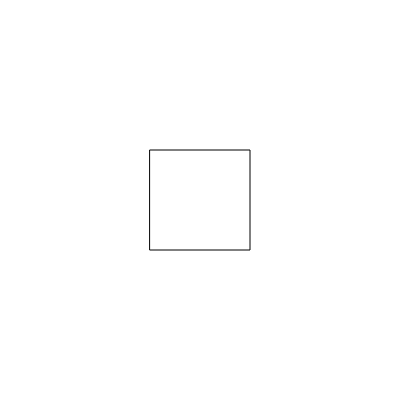
Frame 1 (no input)
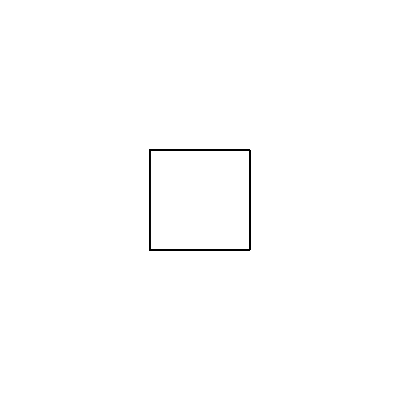
Frame 60 (no input)
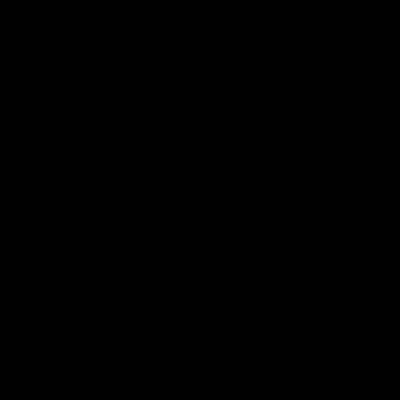
Frame 120 (the mouse pressed at the canvas centre since frame 60)

The p5.js sketch that drew these frames (run headless with seeded random() and noise() and a simulated clock; from frame 60 on, the mouse is pressed at the canvas centre):

// p5.js sketch
// ── sketch.js
let square = { x: 150, y: 150, size: 100 }; 
let mouseDetected = false;
let transparency = 0; 
let colorB=0

function setup() {
  createCanvas(400, 400);
}

function draw() {
  background(colorB,transparency);
 
  stroke(0);
  noFill();
  rect(square.x, square.y, square.size, square.size);

  if (mouseX > square.x && mouseX < square.x + square.size &&
      mouseY > square.y && mouseY < square.y + square.size) {
    mouseDetected = true;
  } else {
    mouseDetected = false;
  }

  if (mouseDetected) {
    if (transparency < 255) {
      transparency ++; 
    }
  } else {    
    // colorB=255
    // transparency=0
  }
  
  noStroke();
}
